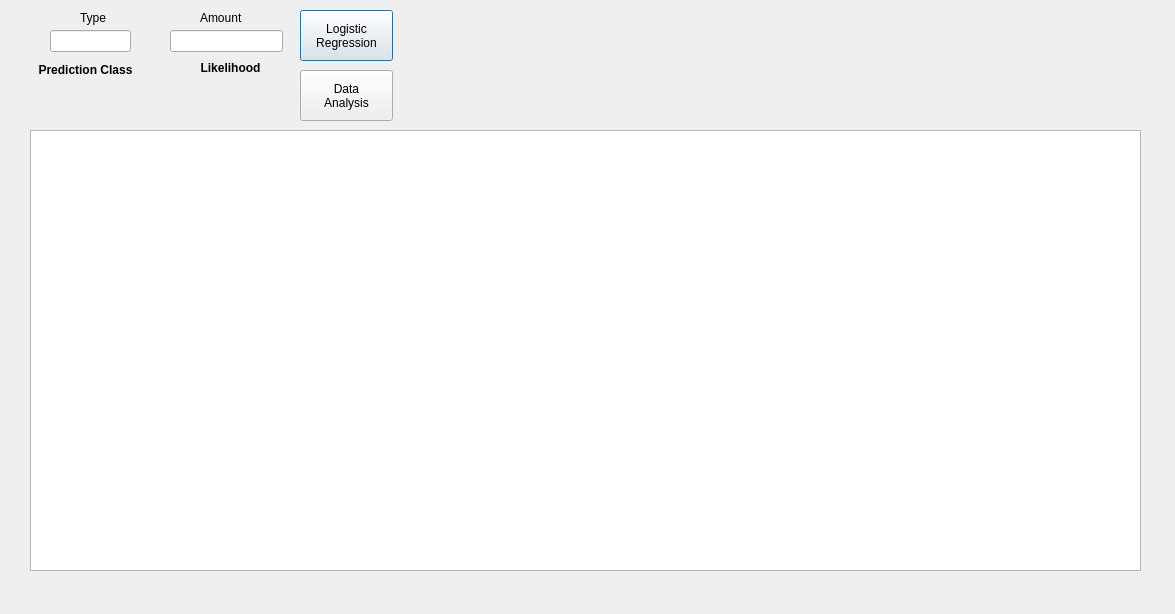
<?xml version="1.0" encoding="UTF-8"?>
<ui version="4.0">
 <class>LogisticR</class>
 <widget class="QDialog" name="LogisticR">
  <property name="geometry">
   <rect>
    <x>0</x>
    <y>0</y>
    <width>1175</width>
    <height>614</height>
   </rect>
  </property>
  <property name="windowTitle">
   <string>Surgimedical S.A.C.-Logistic Regression</string>
  </property>
  <property name="windowIcon">
   <iconset>
    <normaloff>../Pics/Electronics.ico</normaloff>../Pics/Electronics.ico</iconset>
  </property>
  <widget class="QTableWidget" name="dgvLR">
   <property name="geometry">
    <rect>
     <x>30</x>
     <y>130</y>
     <width>1111</width>
     <height>441</height>
    </rect>
   </property>
  </widget>
  <widget class="QLabel" name="lblcr">
   <property name="geometry">
    <rect>
     <x>720</x>
     <y>20</y>
     <width>401</width>
     <height>91</height>
    </rect>
   </property>
   <property name="text">
    <string/>
   </property>
  </widget>
  <widget class="QPushButton" name="btnlr">
   <property name="geometry">
    <rect>
     <x>300</x>
     <y>10</y>
     <width>93</width>
     <height>51</height>
    </rect>
   </property>
   <property name="text">
    <string>Logistic
Regression</string>
   </property>
  </widget>
  <widget class="QLabel" name="lbltab">
   <property name="geometry">
    <rect>
     <x>520</x>
     <y>20</y>
     <width>211</width>
     <height>91</height>
    </rect>
   </property>
   <property name="text">
    <string/>
   </property>
  </widget>
  <widget class="QLabel" name="label_2">
   <property name="geometry">
    <rect>
     <x>80</x>
     <y>10</y>
     <width>55</width>
     <height>16</height>
    </rect>
   </property>
   <property name="text">
    <string>Type</string>
   </property>
  </widget>
  <widget class="QLabel" name="label_3">
   <property name="geometry">
    <rect>
     <x>200</x>
     <y>10</y>
     <width>55</width>
     <height>16</height>
    </rect>
   </property>
   <property name="text">
    <string>Amount</string>
   </property>
  </widget>
  <widget class="QLineEdit" name="txttype">
   <property name="geometry">
    <rect>
     <x>50</x>
     <y>30</y>
     <width>81</width>
     <height>22</height>
    </rect>
   </property>
  </widget>
  <widget class="QLineEdit" name="txtamount">
   <property name="geometry">
    <rect>
     <x>170</x>
     <y>30</y>
     <width>113</width>
     <height>22</height>
    </rect>
   </property>
  </widget>
  <widget class="QLabel" name="label_4">
   <property name="geometry">
    <rect>
     <x>30</x>
     <y>60</y>
     <width>111</width>
     <height>20</height>
    </rect>
   </property>
   <property name="font">
    <font>
     <weight>75</weight>
     <bold>true</bold>
    </font>
   </property>
   <property name="text">
    <string>Prediction Class</string>
   </property>
   <property name="alignment">
    <set>Qt::AlignCenter</set>
   </property>
  </widget>
  <widget class="QLabel" name="label">
   <property name="geometry">
    <rect>
     <x>190</x>
     <y>60</y>
     <width>81</width>
     <height>16</height>
    </rect>
   </property>
   <property name="font">
    <font>
     <weight>75</weight>
     <bold>true</bold>
    </font>
   </property>
   <property name="text">
    <string>Likelihood</string>
   </property>
   <property name="alignment">
    <set>Qt::AlignCenter</set>
   </property>
  </widget>
  <widget class="QLabel" name="lblclass">
   <property name="geometry">
    <rect>
     <x>60</x>
     <y>80</y>
     <width>55</width>
     <height>21</height>
    </rect>
   </property>
   <property name="text">
    <string/>
   </property>
  </widget>
  <widget class="QLabel" name="lblprob">
   <property name="geometry">
    <rect>
     <x>170</x>
     <y>80</y>
     <width>131</width>
     <height>20</height>
    </rect>
   </property>
   <property name="text">
    <string/>
   </property>
  </widget>
  <widget class="QPushButton" name="btndata">
   <property name="geometry">
    <rect>
     <x>300</x>
     <y>70</y>
     <width>93</width>
     <height>51</height>
    </rect>
   </property>
   <property name="text">
    <string>Data
Analysis</string>
   </property>
  </widget>
 </widget>
 <resources/>
 <connections/>
</ui>
